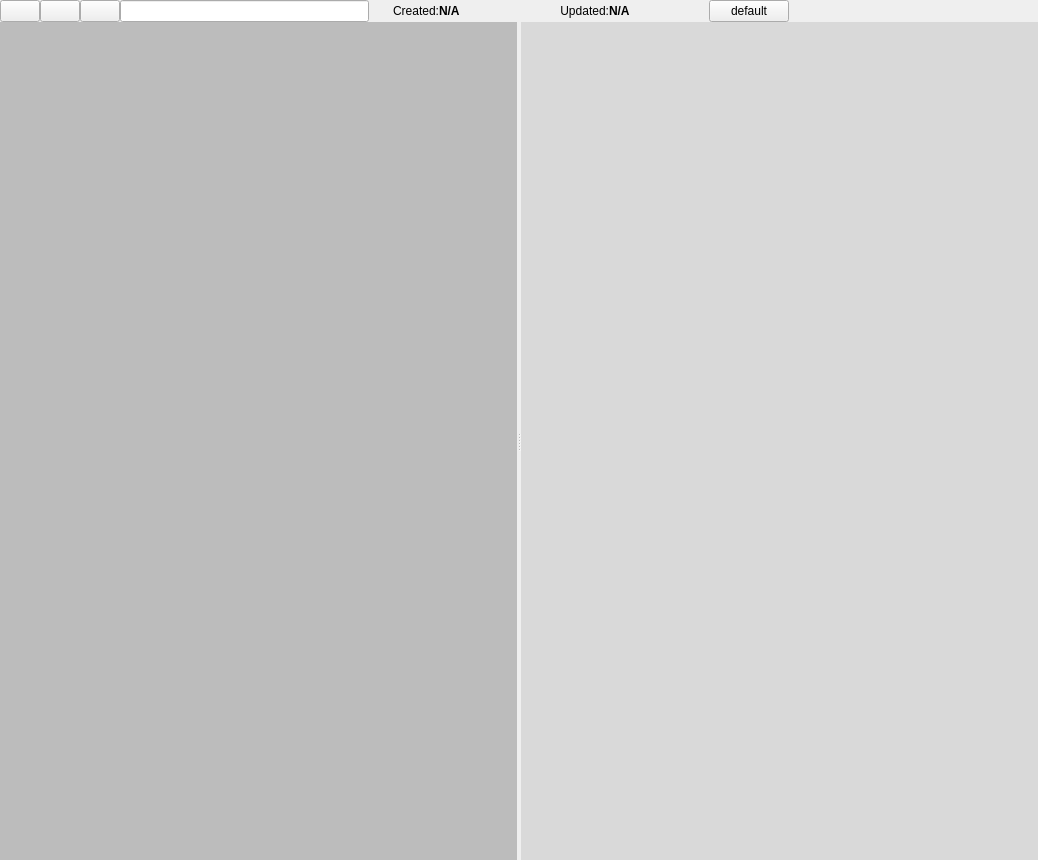
<?xml version="1.0" encoding="UTF-8"?>
<ui version="4.0">
 <class>PlanEditor</class>
 <widget class="QWidget" name="PlanEditor">
  <property name="geometry">
   <rect>
    <x>0</x>
    <y>0</y>
    <width>1038</width>
    <height>860</height>
   </rect>
  </property>
  <property name="windowTitle">
   <string>Plan Editor</string>
  </property>
  <layout class="QGridLayout" name="gridLayout">
   <property name="leftMargin">
    <number>0</number>
   </property>
   <property name="topMargin">
    <number>0</number>
   </property>
   <property name="rightMargin">
    <number>0</number>
   </property>
   <property name="bottomMargin">
    <number>0</number>
   </property>
   <property name="spacing">
    <number>0</number>
   </property>
   <item row="0" column="9">
    <spacer name="horizontalSpacer">
     <property name="orientation">
      <enum>Qt::Orientation::Horizontal</enum>
     </property>
     <property name="sizeHint" stdset="0">
      <size>
       <width>40</width>
       <height>20</height>
      </size>
     </property>
    </spacer>
   </item>
   <item row="0" column="5">
    <widget class="QLabel" name="labelCreatedTimestamp">
     <property name="minimumSize">
      <size>
       <width>100</width>
       <height>0</height>
      </size>
     </property>
     <property name="font">
      <font>
       <bold>true</bold>
      </font>
     </property>
     <property name="text">
      <string>N/A</string>
     </property>
     <property name="alignment">
      <set>Qt::AlignmentFlag::AlignLeading|Qt::AlignmentFlag::AlignLeft|Qt::AlignmentFlag::AlignVCenter</set>
     </property>
    </widget>
   </item>
   <item row="0" column="4">
    <widget class="QLabel" name="label_2">
     <property name="minimumSize">
      <size>
       <width>70</width>
       <height>0</height>
      </size>
     </property>
     <property name="text">
      <string>Created:</string>
     </property>
     <property name="alignment">
      <set>Qt::AlignmentFlag::AlignRight|Qt::AlignmentFlag::AlignTrailing|Qt::AlignmentFlag::AlignVCenter</set>
     </property>
    </widget>
   </item>
   <item row="0" column="1">
    <widget class="QPushButton" name="pushButtonTidy">
     <property name="toolTip">
      <string>Tidy up formatting of text</string>
     </property>
     <property name="text">
      <string/>
     </property>
     <property name="icon">
      <iconset resource="../../../libres/resources/icons.qrc">
       <normaloff>:/icons/plan/tidy.svg</normaloff>:/icons/plan/tidy.svg</iconset>
     </property>
    </widget>
   </item>
   <item row="0" column="8">
    <widget class="QPushButton" name="pushButtonLoadDefault">
     <property name="text">
      <string>default</string>
     </property>
    </widget>
   </item>
   <item row="0" column="6">
    <widget class="QLabel" name="label_4">
     <property name="minimumSize">
      <size>
       <width>70</width>
       <height>0</height>
      </size>
     </property>
     <property name="text">
      <string>Updated:</string>
     </property>
     <property name="alignment">
      <set>Qt::AlignmentFlag::AlignRight|Qt::AlignmentFlag::AlignTrailing|Qt::AlignmentFlag::AlignVCenter</set>
     </property>
    </widget>
   </item>
   <item row="1" column="0" colspan="10">
    <widget class="QSplitter" name="splitter">
     <property name="lineWidth">
      <number>0</number>
     </property>
     <property name="orientation">
      <enum>Qt::Orientation::Horizontal</enum>
     </property>
     <widget class="plan::editor::CodeEditor" name="plainTextEditPlan">
      <property name="sizePolicy">
       <sizepolicy hsizetype="MinimumExpanding" vsizetype="MinimumExpanding">
        <horstretch>0</horstretch>
        <verstretch>0</verstretch>
       </sizepolicy>
      </property>
      <property name="palette">
       <palette>
        <active>
         <colorrole role="WindowText">
          <brush brushstyle="SolidPattern">
           <color alpha="255">
            <red>255</red>
            <green>255</green>
            <blue>255</blue>
           </color>
          </brush>
         </colorrole>
         <colorrole role="Button">
          <brush brushstyle="SolidPattern">
           <color alpha="44">
            <red>0</red>
            <green>0</green>
            <blue>0</blue>
           </color>
          </brush>
         </colorrole>
         <colorrole role="Light">
          <brush brushstyle="SolidPattern">
           <color alpha="44">
            <red>0</red>
            <green>0</green>
            <blue>0</blue>
           </color>
          </brush>
         </colorrole>
         <colorrole role="Midlight">
          <brush brushstyle="SolidPattern">
           <color alpha="44">
            <red>0</red>
            <green>0</green>
            <blue>0</blue>
           </color>
          </brush>
         </colorrole>
         <colorrole role="Dark">
          <brush brushstyle="SolidPattern">
           <color alpha="44">
            <red>0</red>
            <green>0</green>
            <blue>0</blue>
           </color>
          </brush>
         </colorrole>
         <colorrole role="Mid">
          <brush brushstyle="SolidPattern">
           <color alpha="44">
            <red>0</red>
            <green>0</green>
            <blue>0</blue>
           </color>
          </brush>
         </colorrole>
         <colorrole role="Text">
          <brush brushstyle="SolidPattern">
           <color alpha="255">
            <red>255</red>
            <green>255</green>
            <blue>255</blue>
           </color>
          </brush>
         </colorrole>
         <colorrole role="BrightText">
          <brush brushstyle="SolidPattern">
           <color alpha="255">
            <red>255</red>
            <green>255</green>
            <blue>255</blue>
           </color>
          </brush>
         </colorrole>
         <colorrole role="ButtonText">
          <brush brushstyle="SolidPattern">
           <color alpha="255">
            <red>255</red>
            <green>255</green>
            <blue>255</blue>
           </color>
          </brush>
         </colorrole>
         <colorrole role="Base">
          <brush brushstyle="SolidPattern">
           <color alpha="54">
            <red>0</red>
            <green>0</green>
            <blue>0</blue>
           </color>
          </brush>
         </colorrole>
         <colorrole role="Window">
          <brush brushstyle="SolidPattern">
           <color alpha="44">
            <red>0</red>
            <green>0</green>
            <blue>0</blue>
           </color>
          </brush>
         </colorrole>
         <colorrole role="Shadow">
          <brush brushstyle="SolidPattern">
           <color alpha="255">
            <red>0</red>
            <green>0</green>
            <blue>0</blue>
           </color>
          </brush>
         </colorrole>
         <colorrole role="AlternateBase">
          <brush brushstyle="SolidPattern">
           <color alpha="149">
            <red>0</red>
            <green>0</green>
            <blue>0</blue>
           </color>
          </brush>
         </colorrole>
         <colorrole role="ToolTipBase">
          <brush brushstyle="SolidPattern">
           <color alpha="255">
            <red>255</red>
            <green>255</green>
            <blue>220</blue>
           </color>
          </brush>
         </colorrole>
         <colorrole role="ToolTipText">
          <brush brushstyle="SolidPattern">
           <color alpha="255">
            <red>0</red>
            <green>0</green>
            <blue>0</blue>
           </color>
          </brush>
         </colorrole>
         <colorrole role="PlaceholderText">
          <brush brushstyle="NoBrush">
           <color alpha="128">
            <red>255</red>
            <green>255</green>
            <blue>255</blue>
           </color>
          </brush>
         </colorrole>
        </active>
        <inactive>
         <colorrole role="WindowText">
          <brush brushstyle="SolidPattern">
           <color alpha="255">
            <red>255</red>
            <green>255</green>
            <blue>255</blue>
           </color>
          </brush>
         </colorrole>
         <colorrole role="Button">
          <brush brushstyle="SolidPattern">
           <color alpha="44">
            <red>0</red>
            <green>0</green>
            <blue>0</blue>
           </color>
          </brush>
         </colorrole>
         <colorrole role="Light">
          <brush brushstyle="SolidPattern">
           <color alpha="44">
            <red>0</red>
            <green>0</green>
            <blue>0</blue>
           </color>
          </brush>
         </colorrole>
         <colorrole role="Midlight">
          <brush brushstyle="SolidPattern">
           <color alpha="44">
            <red>0</red>
            <green>0</green>
            <blue>0</blue>
           </color>
          </brush>
         </colorrole>
         <colorrole role="Dark">
          <brush brushstyle="SolidPattern">
           <color alpha="44">
            <red>0</red>
            <green>0</green>
            <blue>0</blue>
           </color>
          </brush>
         </colorrole>
         <colorrole role="Mid">
          <brush brushstyle="SolidPattern">
           <color alpha="44">
            <red>0</red>
            <green>0</green>
            <blue>0</blue>
           </color>
          </brush>
         </colorrole>
         <colorrole role="Text">
          <brush brushstyle="SolidPattern">
           <color alpha="255">
            <red>255</red>
            <green>255</green>
            <blue>255</blue>
           </color>
          </brush>
         </colorrole>
         <colorrole role="BrightText">
          <brush brushstyle="SolidPattern">
           <color alpha="255">
            <red>255</red>
            <green>255</green>
            <blue>255</blue>
           </color>
          </brush>
         </colorrole>
         <colorrole role="ButtonText">
          <brush brushstyle="SolidPattern">
           <color alpha="255">
            <red>255</red>
            <green>255</green>
            <blue>255</blue>
           </color>
          </brush>
         </colorrole>
         <colorrole role="Base">
          <brush brushstyle="SolidPattern">
           <color alpha="54">
            <red>0</red>
            <green>0</green>
            <blue>0</blue>
           </color>
          </brush>
         </colorrole>
         <colorrole role="Window">
          <brush brushstyle="SolidPattern">
           <color alpha="44">
            <red>0</red>
            <green>0</green>
            <blue>0</blue>
           </color>
          </brush>
         </colorrole>
         <colorrole role="Shadow">
          <brush brushstyle="SolidPattern">
           <color alpha="255">
            <red>0</red>
            <green>0</green>
            <blue>0</blue>
           </color>
          </brush>
         </colorrole>
         <colorrole role="AlternateBase">
          <brush brushstyle="SolidPattern">
           <color alpha="149">
            <red>0</red>
            <green>0</green>
            <blue>0</blue>
           </color>
          </brush>
         </colorrole>
         <colorrole role="ToolTipBase">
          <brush brushstyle="SolidPattern">
           <color alpha="255">
            <red>255</red>
            <green>255</green>
            <blue>220</blue>
           </color>
          </brush>
         </colorrole>
         <colorrole role="ToolTipText">
          <brush brushstyle="SolidPattern">
           <color alpha="255">
            <red>0</red>
            <green>0</green>
            <blue>0</blue>
           </color>
          </brush>
         </colorrole>
         <colorrole role="PlaceholderText">
          <brush brushstyle="NoBrush">
           <color alpha="128">
            <red>255</red>
            <green>255</green>
            <blue>255</blue>
           </color>
          </brush>
         </colorrole>
        </inactive>
        <disabled>
         <colorrole role="WindowText">
          <brush brushstyle="SolidPattern">
           <color alpha="44">
            <red>0</red>
            <green>0</green>
            <blue>0</blue>
           </color>
          </brush>
         </colorrole>
         <colorrole role="Button">
          <brush brushstyle="SolidPattern">
           <color alpha="44">
            <red>0</red>
            <green>0</green>
            <blue>0</blue>
           </color>
          </brush>
         </colorrole>
         <colorrole role="Light">
          <brush brushstyle="SolidPattern">
           <color alpha="44">
            <red>0</red>
            <green>0</green>
            <blue>0</blue>
           </color>
          </brush>
         </colorrole>
         <colorrole role="Midlight">
          <brush brushstyle="SolidPattern">
           <color alpha="44">
            <red>0</red>
            <green>0</green>
            <blue>0</blue>
           </color>
          </brush>
         </colorrole>
         <colorrole role="Dark">
          <brush brushstyle="SolidPattern">
           <color alpha="44">
            <red>0</red>
            <green>0</green>
            <blue>0</blue>
           </color>
          </brush>
         </colorrole>
         <colorrole role="Mid">
          <brush brushstyle="SolidPattern">
           <color alpha="44">
            <red>0</red>
            <green>0</green>
            <blue>0</blue>
           </color>
          </brush>
         </colorrole>
         <colorrole role="Text">
          <brush brushstyle="SolidPattern">
           <color alpha="44">
            <red>0</red>
            <green>0</green>
            <blue>0</blue>
           </color>
          </brush>
         </colorrole>
         <colorrole role="BrightText">
          <brush brushstyle="SolidPattern">
           <color alpha="255">
            <red>255</red>
            <green>255</green>
            <blue>255</blue>
           </color>
          </brush>
         </colorrole>
         <colorrole role="ButtonText">
          <brush brushstyle="SolidPattern">
           <color alpha="44">
            <red>0</red>
            <green>0</green>
            <blue>0</blue>
           </color>
          </brush>
         </colorrole>
         <colorrole role="Base">
          <brush brushstyle="SolidPattern">
           <color alpha="44">
            <red>0</red>
            <green>0</green>
            <blue>0</blue>
           </color>
          </brush>
         </colorrole>
         <colorrole role="Window">
          <brush brushstyle="SolidPattern">
           <color alpha="44">
            <red>0</red>
            <green>0</green>
            <blue>0</blue>
           </color>
          </brush>
         </colorrole>
         <colorrole role="Shadow">
          <brush brushstyle="SolidPattern">
           <color alpha="255">
            <red>0</red>
            <green>0</green>
            <blue>0</blue>
           </color>
          </brush>
         </colorrole>
         <colorrole role="AlternateBase">
          <brush brushstyle="SolidPattern">
           <color alpha="44">
            <red>0</red>
            <green>0</green>
            <blue>0</blue>
           </color>
          </brush>
         </colorrole>
         <colorrole role="ToolTipBase">
          <brush brushstyle="SolidPattern">
           <color alpha="255">
            <red>255</red>
            <green>255</green>
            <blue>220</blue>
           </color>
          </brush>
         </colorrole>
         <colorrole role="ToolTipText">
          <brush brushstyle="SolidPattern">
           <color alpha="255">
            <red>0</red>
            <green>0</green>
            <blue>0</blue>
           </color>
          </brush>
         </colorrole>
         <colorrole role="PlaceholderText">
          <brush brushstyle="NoBrush">
           <color alpha="128">
            <red>255</red>
            <green>255</green>
            <blue>255</blue>
           </color>
          </brush>
         </colorrole>
        </disabled>
       </palette>
      </property>
      <property name="font">
       <font>
        <family>Courier</family>
        <pointsize>10</pointsize>
       </font>
      </property>
      <property name="frameShape">
       <enum>QFrame::Shape::NoFrame</enum>
      </property>
      <property name="frameShadow">
       <enum>QFrame::Shadow::Plain</enum>
      </property>
      <property name="plainText">
       <string/>
      </property>
      <property name="tabStopDistance">
       <double>30.000000000000000</double>
      </property>
     </widget>
     <widget class="QPlainTextEdit" name="plainTextEditParseErrors">
      <property name="palette">
       <palette>
        <active>
         <colorrole role="WindowText">
          <brush brushstyle="SolidPattern">
           <color alpha="255">
            <red>255</red>
            <green>255</green>
            <blue>255</blue>
           </color>
          </brush>
         </colorrole>
         <colorrole role="Button">
          <brush brushstyle="SolidPattern">
           <color alpha="68">
            <red>0</red>
            <green>0</green>
            <blue>0</blue>
           </color>
          </brush>
         </colorrole>
         <colorrole role="Light">
          <brush brushstyle="SolidPattern">
           <color alpha="68">
            <red>0</red>
            <green>0</green>
            <blue>0</blue>
           </color>
          </brush>
         </colorrole>
         <colorrole role="Midlight">
          <brush brushstyle="SolidPattern">
           <color alpha="68">
            <red>0</red>
            <green>0</green>
            <blue>0</blue>
           </color>
          </brush>
         </colorrole>
         <colorrole role="Dark">
          <brush brushstyle="SolidPattern">
           <color alpha="68">
            <red>0</red>
            <green>0</green>
            <blue>0</blue>
           </color>
          </brush>
         </colorrole>
         <colorrole role="Mid">
          <brush brushstyle="SolidPattern">
           <color alpha="68">
            <red>0</red>
            <green>0</green>
            <blue>0</blue>
           </color>
          </brush>
         </colorrole>
         <colorrole role="Text">
          <brush brushstyle="SolidPattern">
           <color alpha="255">
            <red>255</red>
            <green>255</green>
            <blue>255</blue>
           </color>
          </brush>
         </colorrole>
         <colorrole role="BrightText">
          <brush brushstyle="SolidPattern">
           <color alpha="255">
            <red>255</red>
            <green>255</green>
            <blue>255</blue>
           </color>
          </brush>
         </colorrole>
         <colorrole role="ButtonText">
          <brush brushstyle="SolidPattern">
           <color alpha="255">
            <red>255</red>
            <green>255</green>
            <blue>255</blue>
           </color>
          </brush>
         </colorrole>
         <colorrole role="Base">
          <brush brushstyle="SolidPattern">
           <color alpha="24">
            <red>0</red>
            <green>0</green>
            <blue>0</blue>
           </color>
          </brush>
         </colorrole>
         <colorrole role="Window">
          <brush brushstyle="SolidPattern">
           <color alpha="68">
            <red>0</red>
            <green>0</green>
            <blue>0</blue>
           </color>
          </brush>
         </colorrole>
         <colorrole role="Shadow">
          <brush brushstyle="SolidPattern">
           <color alpha="255">
            <red>0</red>
            <green>0</green>
            <blue>0</blue>
           </color>
          </brush>
         </colorrole>
         <colorrole role="AlternateBase">
          <brush brushstyle="SolidPattern">
           <color alpha="161">
            <red>0</red>
            <green>0</green>
            <blue>0</blue>
           </color>
          </brush>
         </colorrole>
         <colorrole role="ToolTipBase">
          <brush brushstyle="SolidPattern">
           <color alpha="255">
            <red>255</red>
            <green>255</green>
            <blue>220</blue>
           </color>
          </brush>
         </colorrole>
         <colorrole role="ToolTipText">
          <brush brushstyle="SolidPattern">
           <color alpha="255">
            <red>0</red>
            <green>0</green>
            <blue>0</blue>
           </color>
          </brush>
         </colorrole>
         <colorrole role="PlaceholderText">
          <brush brushstyle="NoBrush">
           <color alpha="128">
            <red>255</red>
            <green>255</green>
            <blue>255</blue>
           </color>
          </brush>
         </colorrole>
        </active>
        <inactive>
         <colorrole role="WindowText">
          <brush brushstyle="SolidPattern">
           <color alpha="255">
            <red>255</red>
            <green>255</green>
            <blue>255</blue>
           </color>
          </brush>
         </colorrole>
         <colorrole role="Button">
          <brush brushstyle="SolidPattern">
           <color alpha="68">
            <red>0</red>
            <green>0</green>
            <blue>0</blue>
           </color>
          </brush>
         </colorrole>
         <colorrole role="Light">
          <brush brushstyle="SolidPattern">
           <color alpha="68">
            <red>0</red>
            <green>0</green>
            <blue>0</blue>
           </color>
          </brush>
         </colorrole>
         <colorrole role="Midlight">
          <brush brushstyle="SolidPattern">
           <color alpha="68">
            <red>0</red>
            <green>0</green>
            <blue>0</blue>
           </color>
          </brush>
         </colorrole>
         <colorrole role="Dark">
          <brush brushstyle="SolidPattern">
           <color alpha="68">
            <red>0</red>
            <green>0</green>
            <blue>0</blue>
           </color>
          </brush>
         </colorrole>
         <colorrole role="Mid">
          <brush brushstyle="SolidPattern">
           <color alpha="68">
            <red>0</red>
            <green>0</green>
            <blue>0</blue>
           </color>
          </brush>
         </colorrole>
         <colorrole role="Text">
          <brush brushstyle="SolidPattern">
           <color alpha="255">
            <red>255</red>
            <green>255</green>
            <blue>255</blue>
           </color>
          </brush>
         </colorrole>
         <colorrole role="BrightText">
          <brush brushstyle="SolidPattern">
           <color alpha="255">
            <red>255</red>
            <green>255</green>
            <blue>255</blue>
           </color>
          </brush>
         </colorrole>
         <colorrole role="ButtonText">
          <brush brushstyle="SolidPattern">
           <color alpha="255">
            <red>255</red>
            <green>255</green>
            <blue>255</blue>
           </color>
          </brush>
         </colorrole>
         <colorrole role="Base">
          <brush brushstyle="SolidPattern">
           <color alpha="24">
            <red>0</red>
            <green>0</green>
            <blue>0</blue>
           </color>
          </brush>
         </colorrole>
         <colorrole role="Window">
          <brush brushstyle="SolidPattern">
           <color alpha="68">
            <red>0</red>
            <green>0</green>
            <blue>0</blue>
           </color>
          </brush>
         </colorrole>
         <colorrole role="Shadow">
          <brush brushstyle="SolidPattern">
           <color alpha="255">
            <red>0</red>
            <green>0</green>
            <blue>0</blue>
           </color>
          </brush>
         </colorrole>
         <colorrole role="AlternateBase">
          <brush brushstyle="SolidPattern">
           <color alpha="161">
            <red>0</red>
            <green>0</green>
            <blue>0</blue>
           </color>
          </brush>
         </colorrole>
         <colorrole role="ToolTipBase">
          <brush brushstyle="SolidPattern">
           <color alpha="255">
            <red>255</red>
            <green>255</green>
            <blue>220</blue>
           </color>
          </brush>
         </colorrole>
         <colorrole role="ToolTipText">
          <brush brushstyle="SolidPattern">
           <color alpha="255">
            <red>0</red>
            <green>0</green>
            <blue>0</blue>
           </color>
          </brush>
         </colorrole>
         <colorrole role="PlaceholderText">
          <brush brushstyle="NoBrush">
           <color alpha="128">
            <red>255</red>
            <green>255</green>
            <blue>255</blue>
           </color>
          </brush>
         </colorrole>
        </inactive>
        <disabled>
         <colorrole role="WindowText">
          <brush brushstyle="SolidPattern">
           <color alpha="68">
            <red>0</red>
            <green>0</green>
            <blue>0</blue>
           </color>
          </brush>
         </colorrole>
         <colorrole role="Button">
          <brush brushstyle="SolidPattern">
           <color alpha="68">
            <red>0</red>
            <green>0</green>
            <blue>0</blue>
           </color>
          </brush>
         </colorrole>
         <colorrole role="Light">
          <brush brushstyle="SolidPattern">
           <color alpha="68">
            <red>0</red>
            <green>0</green>
            <blue>0</blue>
           </color>
          </brush>
         </colorrole>
         <colorrole role="Midlight">
          <brush brushstyle="SolidPattern">
           <color alpha="68">
            <red>0</red>
            <green>0</green>
            <blue>0</blue>
           </color>
          </brush>
         </colorrole>
         <colorrole role="Dark">
          <brush brushstyle="SolidPattern">
           <color alpha="68">
            <red>0</red>
            <green>0</green>
            <blue>0</blue>
           </color>
          </brush>
         </colorrole>
         <colorrole role="Mid">
          <brush brushstyle="SolidPattern">
           <color alpha="68">
            <red>0</red>
            <green>0</green>
            <blue>0</blue>
           </color>
          </brush>
         </colorrole>
         <colorrole role="Text">
          <brush brushstyle="SolidPattern">
           <color alpha="68">
            <red>0</red>
            <green>0</green>
            <blue>0</blue>
           </color>
          </brush>
         </colorrole>
         <colorrole role="BrightText">
          <brush brushstyle="SolidPattern">
           <color alpha="255">
            <red>255</red>
            <green>255</green>
            <blue>255</blue>
           </color>
          </brush>
         </colorrole>
         <colorrole role="ButtonText">
          <brush brushstyle="SolidPattern">
           <color alpha="68">
            <red>0</red>
            <green>0</green>
            <blue>0</blue>
           </color>
          </brush>
         </colorrole>
         <colorrole role="Base">
          <brush brushstyle="SolidPattern">
           <color alpha="68">
            <red>0</red>
            <green>0</green>
            <blue>0</blue>
           </color>
          </brush>
         </colorrole>
         <colorrole role="Window">
          <brush brushstyle="SolidPattern">
           <color alpha="68">
            <red>0</red>
            <green>0</green>
            <blue>0</blue>
           </color>
          </brush>
         </colorrole>
         <colorrole role="Shadow">
          <brush brushstyle="SolidPattern">
           <color alpha="255">
            <red>0</red>
            <green>0</green>
            <blue>0</blue>
           </color>
          </brush>
         </colorrole>
         <colorrole role="AlternateBase">
          <brush brushstyle="SolidPattern">
           <color alpha="68">
            <red>0</red>
            <green>0</green>
            <blue>0</blue>
           </color>
          </brush>
         </colorrole>
         <colorrole role="ToolTipBase">
          <brush brushstyle="SolidPattern">
           <color alpha="255">
            <red>255</red>
            <green>255</green>
            <blue>220</blue>
           </color>
          </brush>
         </colorrole>
         <colorrole role="ToolTipText">
          <brush brushstyle="SolidPattern">
           <color alpha="255">
            <red>0</red>
            <green>0</green>
            <blue>0</blue>
           </color>
          </brush>
         </colorrole>
         <colorrole role="PlaceholderText">
          <brush brushstyle="NoBrush">
           <color alpha="128">
            <red>255</red>
            <green>255</green>
            <blue>255</blue>
           </color>
          </brush>
         </colorrole>
        </disabled>
       </palette>
      </property>
      <property name="frameShape">
       <enum>QFrame::Shape::NoFrame</enum>
      </property>
      <property name="frameShadow">
       <enum>QFrame::Shadow::Plain</enum>
      </property>
      <property name="lineWidth">
       <number>0</number>
      </property>
      <property name="readOnly">
       <bool>true</bool>
      </property>
     </widget>
    </widget>
   </item>
   <item row="0" column="0">
    <widget class="QPushButton" name="pushButtonSave">
     <property name="toolTip">
      <string>Save plan</string>
     </property>
     <property name="text">
      <string/>
     </property>
     <property name="icon">
      <iconset resource="../../../libres/resources/icons.qrc">
       <normaloff>:/icons/app/save.svg</normaloff>:/icons/app/save.svg</iconset>
     </property>
    </widget>
   </item>
   <item row="0" column="2">
    <widget class="QPushButton" name="pushButtonParse">
     <property name="toolTip">
      <string>Parse the plan</string>
     </property>
     <property name="text">
      <string/>
     </property>
     <property name="icon">
      <iconset resource="../../../libres/resources/icons.qrc">
       <normaloff>:/icons/plan/parse.svg</normaloff>:/icons/plan/parse.svg</iconset>
     </property>
    </widget>
   </item>
   <item row="0" column="3">
    <widget class="QLineEdit" name="lineEditPlanName"/>
   </item>
   <item row="0" column="7">
    <widget class="QLabel" name="labelUpdatedTimestamp">
     <property name="minimumSize">
      <size>
       <width>100</width>
       <height>0</height>
      </size>
     </property>
     <property name="font">
      <font>
       <bold>true</bold>
      </font>
     </property>
     <property name="text">
      <string>N/A</string>
     </property>
     <property name="alignment">
      <set>Qt::AlignmentFlag::AlignLeading|Qt::AlignmentFlag::AlignLeft|Qt::AlignmentFlag::AlignVCenter</set>
     </property>
    </widget>
   </item>
  </layout>
 </widget>
 <customwidgets>
  <customwidget>
   <class>plan::editor::CodeEditor</class>
   <extends>QPlainTextEdit</extends>
   <header location="global">plan/editor/CodeEditor.hpp</header>
  </customwidget>
 </customwidgets>
 <resources>
  <include location="../../../libres/resources/icons.qrc"/>
 </resources>
 <connections>
  <connection>
   <sender>pushButtonTidy</sender>
   <signal>clicked()</signal>
   <receiver>PlanEditor</receiver>
   <slot>tidyPlan()</slot>
   <hints>
    <hint type="sourcelabel">
     <x>41</x>
     <y>11</y>
    </hint>
    <hint type="destinationlabel">
     <x>518</x>
     <y>429</y>
    </hint>
   </hints>
  </connection>
  <connection>
   <sender>pushButtonSave</sender>
   <signal>clicked()</signal>
   <receiver>PlanEditor</receiver>
   <slot>synchronizePlan()</slot>
   <hints>
    <hint type="sourcelabel">
     <x>13</x>
     <y>11</y>
    </hint>
    <hint type="destinationlabel">
     <x>518</x>
     <y>429</y>
    </hint>
   </hints>
  </connection>
  <connection>
   <sender>pushButtonParse</sender>
   <signal>clicked()</signal>
   <receiver>PlanEditor</receiver>
   <slot>parsePlan()</slot>
   <hints>
    <hint type="sourcelabel">
     <x>69</x>
     <y>11</y>
    </hint>
    <hint type="destinationlabel">
     <x>518</x>
     <y>429</y>
    </hint>
   </hints>
  </connection>
  <connection>
   <sender>pushButtonLoadDefault</sender>
   <signal>clicked()</signal>
   <receiver>PlanEditor</receiver>
   <slot>loadDefaultPlan()</slot>
   <hints>
    <hint type="sourcelabel">
     <x>560</x>
     <y>12</y>
    </hint>
    <hint type="destinationlabel">
     <x>518</x>
     <y>429</y>
    </hint>
   </hints>
  </connection>
  <connection>
   <sender>lineEditPlanName</sender>
   <signal>textChanged(QString)</signal>
   <receiver>PlanEditor</receiver>
   <slot>setPlanName(QString)</slot>
   <hints>
    <hint type="sourcelabel">
     <x>302</x>
     <y>12</y>
    </hint>
    <hint type="destinationlabel">
     <x>518</x>
     <y>429</y>
    </hint>
   </hints>
  </connection>
 </connections>
 <slots>
  <slot>synchronizePlan()</slot>
  <slot>tidyPlan()</slot>
  <slot>parsePlan()</slot>
  <slot>loadDefaultPlan()</slot>
  <slot>setPlanName(QString)</slot>
 </slots>
</ui>
